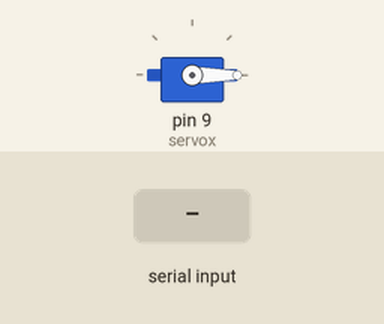
Recording of a sketch running on a simulated Arduino Uno, built with avr-gcc and run on an emulated ATmega328P. On the bench: servo. Inputs (shaded band) come from the test bench.

Above: at 1.2 s.
1.3 s: "90,45\n" received over Serial
At 2.5 s:
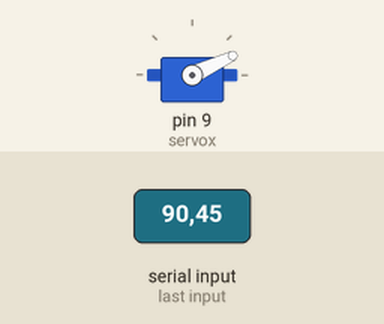
2.8 s: "200\n" received over Serial
At 3.6 s:
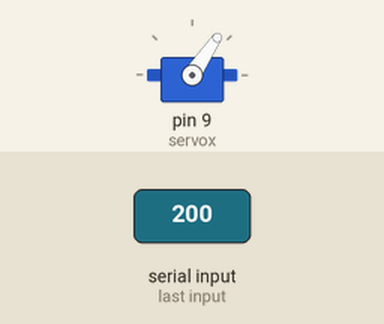
4.3 s: "90\n" received over Serial
At 4.7 s:
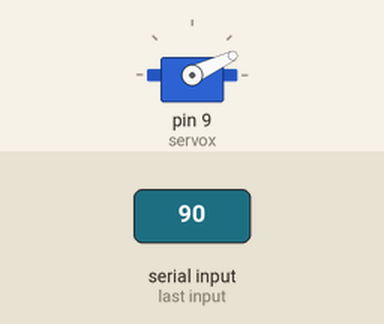
Timing chart, 0 to 7.3 s (numbered marks = the images above; inputs shaded):
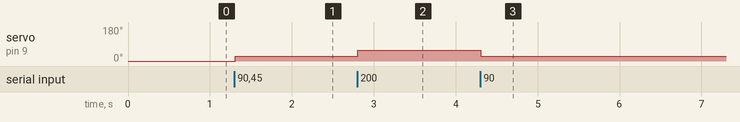

The sketch:

receive_data.ino
```cpp
#include <Servo.h>

// setting for screen and servo
Servo servox;
int Xpos = 0;
void setup() {
  Serial.begin(9600);
  servox.attach(9);
  servox.write(Xpos);
}
void loop() {
  if (Serial.available() > 0) {
    String data = Serial.readStringUntil('\n');
    int commaindex = data.indexOf(',');
    int x = data.substring(0, commaindex).toInt();
    Xpos = map(x, 0, 640, 0, 180);
    servox.write(Xpos);
  }
}
```

Measured:
- after the input at 1.3 s, servo on pin 9 (servox): 0° → 25° at once
- after the input at 2.8 s, servo on pin 9 (servox): 25° → 56° at once
- after the input at 4.3 s, servo on pin 9 (servox): 56° → 25° at once
